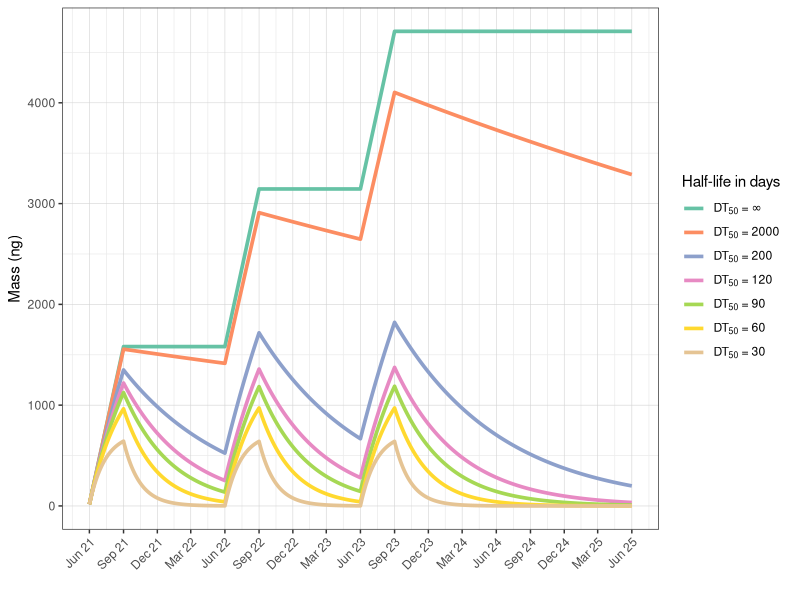

Here is the R script that generated this plot:
# ------------------------------- README ------------------------------------- #
#
# This script shows how to model the data for Fig. 9.
#
# ---------------------------------------------------------------------------- #

# Install relevant packages if not installed
# install.packages("tidyverse")
# install.packages("RColorBrewer")

# Load relevant packages
library(tidyverse)
library(RColorBrewer)

# Generate theoretical time window ####

# How many days are there in our respective time window?
# Define the start and end dates as vectors
start_dates <- as.Date(c(
  "2021-06-01",
  "2021-06-01",
  "2021-09-01",
  "2022-06-01",
  "2022-09-01",
  "2023-06-01"
))

end_dates <- as.Date(c(
  "2025-06-01",
  "2021-09-01",
  "2022-06-01",
  "2022-09-01",
  "2023-06-01",
  "2023-09-01"
))

# Calculate the difference in days between the start and end dates
days_differences <- as.numeric(end_dates - start_dates)

# Create a data frame to display the start date, end date, and the difference in days
result_table_dates <- data.frame(
  Start_Date = start_dates,
  End_Date = end_dates,
  Days_Difference = days_differences
)
result_table_dates

# Function to model increase/decrease assuming first-order kinetics ####

# Function to calculate expected mass loads under given input values
generate_data <- function(initial_value, increase, k_values, max_time) {
  all_data <- data.frame()

  for (k in k_values) {
    time <- 0:max_time

    concentration <- numeric(length(time))
    concentration[1] <- initial_value

    # Calculate concentration for each time point based on k
    for (i in 2:length(time)) { # first element is at time point 0. Start at time point 1 
      if (time[i] <= 92) { # First increase phase with simultaneous decrease
        concentration[i] <- concentration[i - 1] + increase # -1 to use concentration of time point 0
        concentration[i] <- concentration[i] * exp(-k) # Apply decrease on the updated concentration
        
      } else if (time[i] <= 92 + 273) { # First decrease phase
        concentration[i] <- concentration[i - 1] * exp(-k)
        
      } else if (time[i] <= 92 + 273 + 92) { # Second increase phase with simultaneous decrease
        concentration[i] <- concentration[i - 1] + increase
        concentration[i] <- concentration[i] * exp(-k) # Apply decrease on the updated concentration
        
      } else if (time[i] <= 92 + 273 + 92 + 273) { # Second decrease phase
        concentration[i] <- concentration[i - 1] * exp(-k)
        
      } else if (time[i] <= 92 + 273 + 92 + 273 + 92) { # Third increase phase
        concentration[i] <- concentration[i - 1] + increase
        concentration[i] <- concentration[i] * exp(-k) # Apply decrease on the updated concentration
        
      } else {
        concentration[i] <- concentration[i - 1] * exp(-k)
      }
    }

    # Store current iteration
    k_data <- data.frame(time, concentration, k = rep(k, length(time)))
    all_data <- rbind(all_data, k_data)
  }

  return(all_data)
}

# Generate input values #####

# Assume different k values with DT50 of 30, 60, 90 etc.
k_values <- c(
  log(2) / 30,
  log(2) / 60,
  log(2) / 90,
  log(2) / 120,
  log(2) / 200,
  log(2) / 2000,
  log(2) / 20000000000000000000000000000000000000000000000000000000000
)

# Generate df
# Median CEC is 17 ng/L of all concentrations
data <- generate_data(
  initial_value = 17,
  increase = 17,
  k = k_values,
  max_time = result_table_dates[1, 3]
)

# Add DT50 time and unit
data <- data %>%
  mutate(
    DT50 = log(2) / k,
    unit = "ng"
  ) %>%
  relocate(unit, .after = concentration)

# Reorder DT50
order <- c(
  unique(data$DT50)[7],
  unique(data$DT50)[6],
  unique(data$DT50)[5],
  unique(data$DT50)[4],
  unique(data$DT50)[3],
  unique(data$DT50)[2],
  unique(data$DT50)[1]
)
data$DT50 <- factor(data$DT50, levels = order)

# Max values for each year of reuse for each k value
Max_conc_first_year <- data %>%
  group_by(DT50) %>%
  filter(time <= 92) %>%
  slice_max(concentration) %>%
  select(concentration) %>%
  mutate(year = 1)
Max_conc_second_year <- data %>%
  group_by(DT50) %>%
  filter(between(time, 93, 457)) %>%
  slice_max(concentration) %>%
  select(concentration) %>%
  mutate(year = 2)
Max_conc_third_year <- data %>%
  group_by(DT50) %>%
  filter(time >= 457) %>%
  slice_max(concentration) %>%
  select(concentration) %>%
  distinct(concentration, .keep_all = T) %>%
  mutate(year = 3)

# Combine dfs
Max_conc_all_years <- rbind(Max_conc_first_year, Max_conc_second_year, Max_conc_third_year)

# Is the max concentration over the years de/increasing
Max_conc_all_years %>%
  group_by(DT50) %>%
  summarize(trend = ifelse(all(diff(concentration) < 0), "Decreasing",
    ifelse(all(diff(concentration) > 0), "Increasing", "Mixed")
  ))

# Plot ####
Sys.setlocale("LC_ALL", "English") # Set language to English for ggplot. Otherwise, months on the x-axis might be in the local system language

# Generate months & years. Starting date: June 2021
date_sequence <- seq(from = as.Date("2021-06-01"), to = as.Date("2025-06-01"), by = "day")
date_sequence <- rep(date_sequence, each = 7) # "each" refers here to number of k values
data <- data %>%
  arrange(time) %>%
  mutate(MY = date_sequence)

# Figure 6
ggplot(data, aes(x = MY, y = concentration, color = as.factor(DT50))) +
  geom_line(linewidth = 1.25) +
  theme_bw() +
  scale_color_brewer(
    labels = c(
      expression(paste("DT"[50], " = ", infinity)),
      expression(paste("DT"[50], " = ", 2000)),
      expression(paste("DT"[50], " = ", 200)),
      expression(paste("DT"[50], " = ", 120)),
      expression(paste("DT"[50], " = ", 90)),
      expression(paste("DT"[50], " = ", 60)),
      expression(paste("DT"[50], " = ", 30))
    ),
    type = "seq",
    palette = "Set2"
  ) +
  scale_x_date(
    date_labels = "%b %y",
    date_breaks = "3 month"
  ) +
  labs(
    x = "",
    y = "Mass (ng)",
    color = "Half-life in days "
  ) +
  theme(
    axis.text.x = element_text(angle = 45, hjust = 1),
    panel.grid.major = element_line(colour = "lightgrey", linewidth = 0.2)
  )

